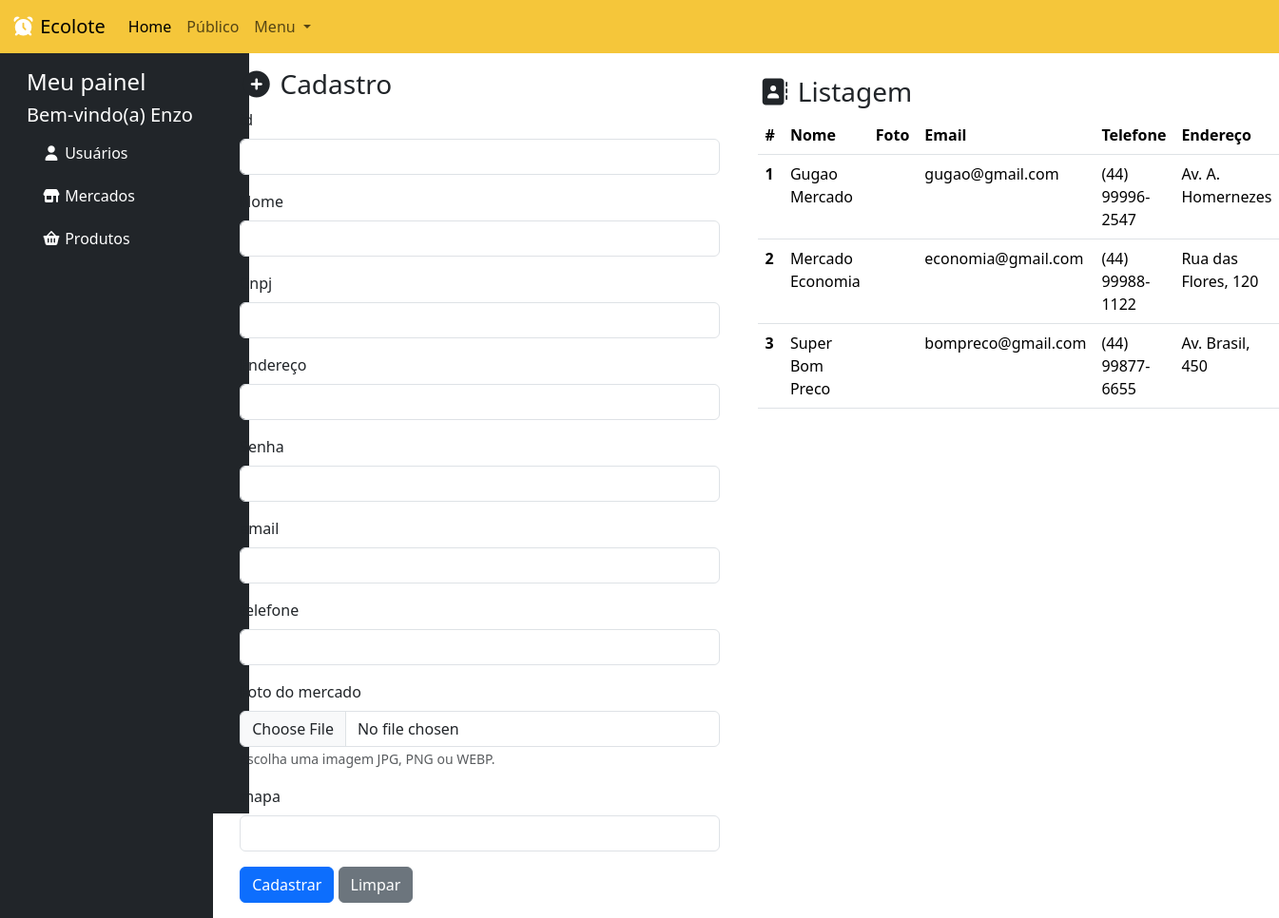
The app's page /mercado.php (signed in) with its own data.
### tables this page shows
CREATE TABLE IF NOT EXISTS mercado (
    id INT PRIMARY KEY AUTO_INCREMENT,
    nome VARCHAR(120) NOT NULL,
    cnpj VARCHAR(20) NOT NULL,
    email VARCHAR(120) NOT NULL,
    senha VARCHAR(120) NOT NULL,
    endereco VARCHAR(200) NOT NULL,
    telefone VARCHAR(20) NOT NULL,
    foto VARCHAR(255),
    mapa VARCHAR(255)
);

### mercado.php (the view, shortened to what this page needs)
<?php
  include './backend/conexao.php';
  $destino = "./backend/mercado/inserir.php";
?>
<!doctype html>
<html lang="pt-br">
  <head>
    <link href="https://cdn.jsdelivr.net/npm/bootstrap@5.3.8/dist/css/bootstrap.min.css" rel="stylesheet">
    <link rel="stylesheet" href="./assets/estilo.css">
    <link rel="stylesheet" href="https://cdnjs.cloudflare.com/ajax/libs/font-awesome/7.0.1/css/all.min.css" />
    <link rel="stylesheet" href="https://cdn.datatables.net/2.3.7/css/dataTables.dataTables.css" />
</head>
  <body>
  <?php include './modulos/menu_superior.php' ?>
   <div class="container-fluid">
        <div class="row">
            <div class="col-md-2 bg-dark">
               <?php include './modulos/menu_lateral.php' ?>
            </div>
            <div class="col-md-5">
              <form action="<?=$destino?>" method="post" enctype="multipart/form-data" class="p-3">
                <h3> <i class="fa-solid fa-circle-plus"></i> Cadastro </h3>
                 <div class="mb-3">
                    <label class="form-label"> id </label>
                    <input value="<?php echo isset($mercados) ? $mercados['id'] : "" ?>" type="text" name="id" class="form-control" readonly>
                </div>
                <div class="mb-3">
                    <label class="form-label"> Nome </label>
                    <input value="<?php echo isset($mercados) ? $mercados['nome'] : "" ?>" type="text" name="nome" class="form-control">
                </div>
                 <div class="mb-3">
                    <label class="form-label"> Cnpj </label>
                    <input value="<?php echo isset($mercados) ? $mercados['cnpj'] : "" ?>" type="text" name="cnpj" class="form-control">
                </div>
                <div class="mb-3">
                    <label class="form-label"> Endereço </label>
                    <input value="<?php echo isset($mercados) ? $mercados['endereco'] : "" ?>" type="text" name="endereco" class="form-control">
                </div>
                <div class="mb-3">
                    <label class="form-label"> Senha </label>
                    <input value="<?php echo isset($mercados) ? $mercados['senha'] : "" ?>" type="password" name="senha" class="form-control">
                </div>
                <div class="mb-3">
                    <label class="form-label"> email </label>
                    <input value="<?php echo isset($mercados) ? $mercados['email'] : "" ?>" type="text" name="email" class="form-control">
                </div>
                <div class="mb-3">
                    <label class="form-label"> telefone </label>
                    <input value="<?php echo isset($mercados) ? $mercados['telefone'] : "" ?>" type="text" name="telefone" class="form-control">
                </div>
                <div class="mb-3">
                    <label class="form-label"> Foto do mercado </label>
                    <input type="file" name="foto" id="foto" class="form-control" accept="image/*" onchange="mostrarPreview(this, 'previewFoto')">
                    <small class="text-muted">Escolha uma imagem JPG, PNG ou WEBP.</small>
                </div>
                <div class="mb-3">
                    <label class="form-label"> mapa </label>
                    <input value="<?php echo isset($mercados) ? $mercados['mapa'] : "" ?>" type="text" name="mapa" class="form-control">
                </div>
                <button type="submit" class="btn btn-primary"> Cadastrar </button>
                <button type="reset" class="btn btn-secondary"> Limpar </button>
            </form>
            </div>
            <div class="col-md-5">
              <br>
              <h3> <i class="fa-solid fa-address-book"></i> Listagem </h3>
              <table class="table" id="tabela">
              <thead>
                <tr>
                  <th scope="col">#</th>
                  <th scope="col">Nome</th>
                  <th scope="col">Foto</th>
                  <th scope="col">Email</th>
                  <th scope="col">Telefone</th>
                  <th scope="col">Endereço</th>
                </tr>
              </thead>
              <tbody>
                <?php
                  $sql = 'SELECT * FROM mercado';
                  $dados = mysqli_query($conexao, $sql);
                  while($coluna = mysqli_fetch_assoc($dados)){
                ?>
                <tr>
                  <th scope="row"> <?php echo $coluna['id'] ?> </th>
                  <td> <?php echo $coluna['nome'] ?></td>
                  <td>
                  </td>
                  <td> <?php echo $coluna['email'] ?></td>
                  <td> <?php echo $coluna['telefone'] ?></td>
                  <td> <?php echo $coluna['endereco'] ?></td>
                </tr>
              <?php } ?>
              </tbody>
            </table>
            </div>
        </div>
   </div>
</body>
</html>

### assets/estilo.css (style rules this page uses)
body { margin: 0; padding: 0; }

### records on screen
mercado: id "1", nome "Gugao Mercado", email "gugao@gmail.com", telefone "(44) 99996-2547", endereco "Av. A. Homernezes"
mercado: id "2", nome "Mercado Economia", email "economia@gmail.com", telefone "(44) 99988-1122", endereco "Rua das Flores, 120"
mercado: id "3", nome "Super Bom Preco", email "bompreco@gmail.com", telefone "(44) 99877-6655", endereco "Av. Brasil, 450"

### other values on screen
$_SESSION['usuario'] "Enzo"
